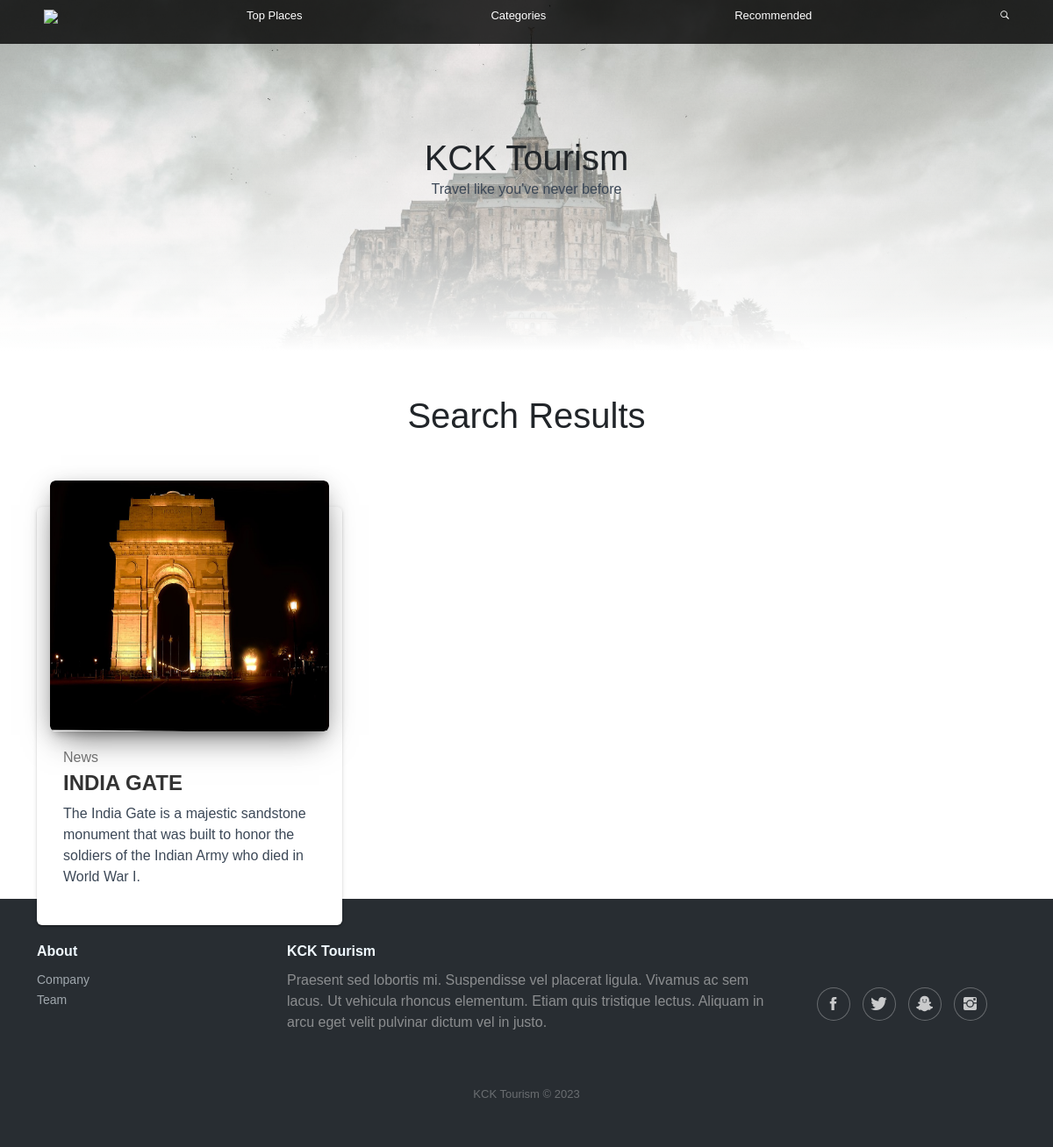
Screenshot of /search/INDIA GATE/ with the database file from the repository.
### app/models.py (models this page shows, shortened)
class Place(models.Model):
    place_id = models.AutoField(primary_key=True)
    name = models.CharField(verbose_name="Name", max_length=100, null=False)
    address = models.CharField(verbose_name="Address", max_length=500, null=False)
    lat = models.CharField(verbose_name="Latitude", max_length=100)
    long = models.CharField(verbose_name="Longitude", max_length=100)
    desc = models.CharField(verbose_name="Description", max_length=500, null=False)
    img = models.ImageField(verbose_name="Cover image", upload_to=settings.MEDIA_ROOT, null=True)
    img0 = models.ImageField(verbose_name="Image", upload_to=settings.MEDIA_ROOT, null=True)
    img1 = models.ImageField(verbose_name="Image", upload_to=settings.MEDIA_ROOT, null=True)
    img2 = models.ImageField(verbose_name="Image", upload_to=settings.MEDIA_ROOT, null=True)

### app/views.py (the view)
# urls.py: path('search/<str:name>/', views.search, name="search"),
def search(request, name):
    places = Place.objects.filter(name__contains=name)
    context = {
        "places": places
    }
    return render(request, "search.html", context)

### templates/search.html (shortened to what this page needs)
{% load static %}
<!DOCTYPE html>
<html lang="en">
  <head>
    <link
      rel="stylesheet"
      href="{% static 'assets/bootstrap/css/bootstrap.min.css' %}"
    />
    <link
      rel="stylesheet"
      href="{% static 'assets/fonts/ionicons.min.css' %}"
    />
    <link rel="stylesheet" href="{% static 'assets/css/Footer-Dark.css' %}" />
    <link
      rel="stylesheet"
      href="{% static 'assets/css/Navbar---Apple-1.css' %}"
    />
    <link
      rel="stylesheet"
      href="{% static 'assets/css/Navbar---Apple.css' %}"
    />
    <link
      rel="stylesheet"
      href="{% static 'assets/css/Responsive-UI-Card.css' %}"
    />
    <link rel="stylesheet" href="{% static 'assets/css/styles.css' %}" />
  </head>
  <body>
    <nav
      class="navbar navbar-dark navbar-expand-md fixed-top bg-dark navbar--apple"
      style="
        width: 100%;
        height: auto;
        box-sizing: border-box;
        padding: 0px;
        display: flex;
        align-items: center;
        justify-content: center;
      "
    >
      <div class="container">
        <div class="collapse navbar-collapse" id="menu">
          <ul
            class="navbar-nav flex-grow-1 justify-content-between"
            style="height: auto; display: flex; align-items: center"
          >
            <li class="nav-item d-none d-xs-block d-md-block">
              <a class="nav-link" href="/" style="height: auto; width: auto"
                ><img
                  src="{% static 'assets/img/Logo%20Tourism.png' %}"
                  style="width: 3em"
              /></a>
            </li>
            <li class="nav-item">
              <a class="nav-link" href="#">Top Places</a>
            </li>
            <li class="nav-item">
              <a class="nav-link" href="#">Categories</a>
            </li>
            <li class="nav-item">
              <a class="nav-link" href="#">Recommended</a>
            </li>
            <li class="nav-item d-none d-xs-block d-md-block">
              <a class="nav-link" href="#"
                ><i class="icon ion-ios-search-strong"></i
              ></a>
            </li>
          </ul>
        </div>
      </div>
    </nav>
    <div
      style="
        display: flex;
        width: 100vw;
        height: 50vh;
        background-image: linear-gradient(to bottom, transparent, white);
        align-items: center;
        justify-content: center;
        flex-direction: column;
        max-width: 100%;
      "
    >
      <h1 style="margin: 0px">KCK Tourism</h1>
      <p>Travel like you've never before</p>
    </div>
    <div
      style="
        display: flex;
        width: 100%;
        height: auto;
        background-color: white;
        padding: 0;
        flex-direction: column;
        align-items: center;
        box-sizing: border-box;
        max-width: 100vw;
      "
    >
    <h1>Search Results</h1>
    <div class="container">
      <div
        class="row"
        style="display: grid; grid-template-columns: 1fr 1fr 1fr; width: 100%"
      >
      {% for place in places %}
      <div class="col-md-4" style="width: 100%; height: 100%;">
          <div class="blog-card blog-card-blog" style="height: 100%;">
          <div class="blog-card-image">
              <a href="{{place.name_id}}">
              <img class="img" src="{{place.img.url}}" />
              </a>
          </div>
          <div class="blog-table">
              <h6 class="blog-category blog-text-success">News</h6>
              <h4 class="blog-card-caption">
              <a href="/place/{{place.place_id}}">{{place.name}}</a>
              </h4>
              <p class="blog-card-description">{{place.desc}}</p>
          </div>
          </div>
      </div>
      {% endfor %}
      </div>
    </div>
    </div>
    <footer class="footer-dark" style="width: 100%">
      <div class="container">
        <div class="row">
          <div class="col-sm-6 col-md-3 item">
            <h3>About</h3>
            <ul>
              <li><a href="#">Company</a></li>
              <li><a href="#">Team</a></li>
            </ul>
          </div>
          <div class="col-md-6 item text">
            <h3>KCK Tourism</h3>
            <p style="color: #cdcdcd">
              Praesent sed lobortis mi. Suspendisse vel placerat ligula. Vivamus
              ac sem lacus. Ut vehicula rhoncus elementum. Etiam quis tristique
              lectus. Aliquam in arcu eget velit pulvinar dictum vel in justo.
            </p>
          </div>
          <div
            class="col item social"
            style="display: flex; align-items: center; justify-content: center"
          >
            <a href="#"><i class="icon ion-social-facebook"></i></a
            ><a href="#"><i class="icon ion-social-twitter"></i></a
            ><a href="#"><i class="icon ion-social-snapchat"></i></a
            ><a href="#"><i class="icon ion-social-instagram"></i></a>
          </div>
        </div>
        <p class="copyright" style="color: rgb(255, 255, 255)">
          KCK Tourism © 2023
        </p>
      </div>
    </footer>
  </body>
</html>

### static/assets/css/Footer-Dark.css (style rules this page uses)
.footer-dark { padding: 50px 0; color: #f0f9ff; background-color: #282d32; }
.footer-dark h3 { margin-top: 0; margin-bottom: 12px; font-weight: bold; font-size: 16px; }
.footer-dark ul { padding: 0; list-style: none; line-height: 1.6; font-size: 14px; margin-bottom: 0; }
.footer-dark ul a { color: inherit; text-decoration: none; opacity: 0.6; }
.footer-dark .item.text { margin-bottom: 36px; }
.footer-dark .item.text p { opacity: 0.6; margin-bottom: 0; }
.footer-dark .item.social { text-align: center; }
.footer-dark .item.social > a { font-size: 20px; width: 36px; height: 36px; line-height: 36px; display: inline-block; text-align: center; border-radius: 50%; box-shadow: 0 0 0 1px rgba(255,255,255,0.4); margin: 0 8px; color: #fff; opacity: 0.75; }
.footer-dark .copyright { text-align: center; padding-top: 24px; opacity: 0.3; font-size: 13px; margin-bottom: 0; }
* { font-family: sans-serif; }

### static/assets/css/Navbar---Apple-1.css (style rules this page uses)
.navbar--apple .nav-link { color: #ffffff !important; font-size: 13px; }
.navbar--apple { background-color: initial !important; }
.navbar--apple::before { background: rgba(0,0,0,0.8); transition: height 0.2s ease-in; height: 50px; position: fixed; top: 0; bottom: 0; left: 0; right: 0; content: ''; z-index: -1; }
@media (min-width: 768px) { .navbar--apple::before { height: 50px !important; } }

### static/assets/css/Navbar---Apple.css (style rules this page uses)
.navbar--apple .nav-link { color: #ffffff !important; font-size: 13px; }
.navbar--apple { background-color: initial !important; }

### static/assets/css/Responsive-UI-Card.css (style rules this page uses)
h1 { text-align: center; margin-bottom: 50px; margin-top: 50px; }
.blog-card-blog { margin-top: 30px; }
.blog-card { display: inline-block; position: relative; width: 100%; margin-bottom: 30px; border-radius: 6px; color: rgba(0, 0, 0, 0.87); background: #fff; box-shadow: 0 2px 2px 0 rgba(0, 0, 0, 0.14), 0 3px 1px -2px rgba(0, 0, 0, 0.2), 0 1px 5px 0 rgba(0, 0, 0, 0.12); }
.blog-card .blog-card-image { height: 60%; position: relative; overflow: hidden; margin-left: 15px; margin-right: 15px; margin-top: -30px; border-radius: 6px; box-shadow: 0 16px 38px -12px rgba(0, 0, 0, 0.56), 0 4px 25px 0px rgba(0, 0, 0, 0.12), 0 8px 10px -5px rgba(0, 0, 0, 0.2); }
.blog-card .blog-card-image img { width: 100%; height: 100%; border-radius: 6px; pointer-events: none; }
.blog-card .blog-table { padding: 15px 30px; }
.blog-table { margin-bottom: 0px; }
.blog-category { position: relative; line-height: 0; margin: 15px 0; }
.blog-text-success { color: #6f6f6f!important; }
.blog-card-blog .blog-card-caption { margin-top: 5px; }
.blog-card-caption { font-weight: 700; font-family: "Roboto Slab", "Times New Roman", serif; }
.blog-card-caption, .blog-card-caption a { color: #333; text-decoration: none; }
p { color: #3C4857; margin-top: 0; margin-bottom: 1rem; }
a { text-decoration: none; }

### rows the page displays
Place: img (picture), name "INDIA GATE", desc "The India Gate is a majestic sandstone monument that was built to honor the soldiers of the Indian Army who died in World War I."
